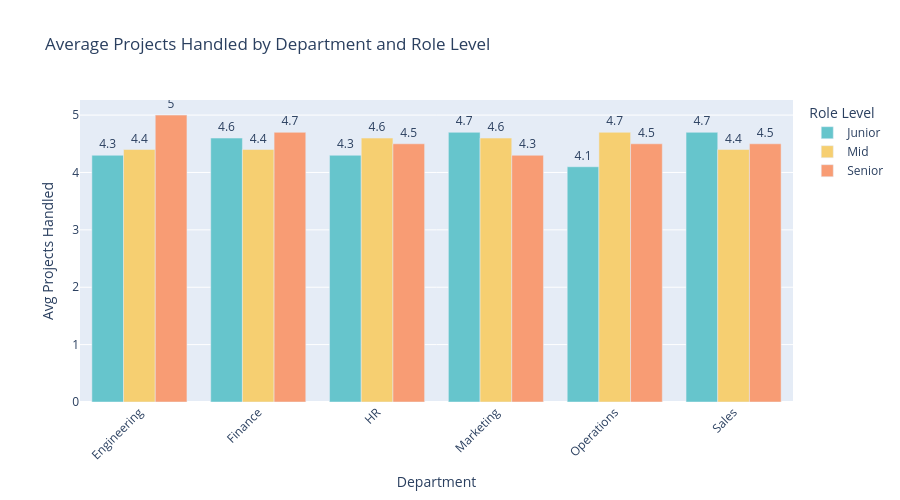

Notebook code for this chart:
### Markdown cell above
## ⏱️ Average Weekly Hours by Department and Role Level
This chart shows the **mean working hours per week** for each
role level across departments, useful for identifying overworked
groups and workload imbalance.

### Code cell
avg_projects = data.groupby(['department', 'role_level'])['projects_handled'].mean().round(1).reset_index()

fig = px.bar(
    avg_projects,
    x='department',
    y='projects_handled',
    color='role_level',
    barmode='group',
    text='projects_handled',
    title='Average Projects Handled by Department and Role Level',
    labels={
        'projects_handled': 'Avg Projects Handled',
        'department': 'Department',
        'role_level': 'Role Level'
    },
    color_discrete_sequence=px.colors.qualitative.Pastel
)

fig.update_traces(textposition='outside')
fig.update_layout(height=500, xaxis_tickangle=-45)
fig.show()

### Figure 1 — Plotly figure (JSON) as saved in the notebook; plotly's stock layout.template omitted (floating-point values rounded to 4 significant figures)
{"data": [{"alignmentgroup": "True", "hovertemplate": "Role Level=Junior<br>Department=%{x}<br>Avg Projects Handled=%{text}<extra></extra>", "legendgroup": "Junior", "marker": {"color": "rgb(102, 197, 204)", "pattern": {"shape": ""}}, "name": "Junior", "offsetgroup": "Junior", "orientation": "v", "showlegend": true, "text": [4.3, 4.6, 4.3, 4.7, 4.1, 4.7], "textposition": "outside", "type": "bar", "x": ["Engineering", "Finance", "HR", "Marketing", "Operations", "Sales"], "xaxis": "x", "y": [4.3, 4.6, 4.3, 4.7, 4.1, 4.7], "yaxis": "y"}, {"alignmentgroup": "True", "hovertemplate": "Role Level=Mid<br>Department=%{x}<br>Avg Projects Handled=%{text}<extra></extra>", "legendgroup": "Mid", "marker": {"color": "rgb(246, 207, 113)", "pattern": {"shape": ""}}, "name": "Mid", "offsetgroup": "Mid", "orientation": "v", "showlegend": true, "text": [4.4, 4.4, 4.6, 4.6, 4.7, 4.4], "textposition": "outside", "type": "bar", "x": ["Engineering", "Finance", "HR", "Marketing", "Operations", "Sales"], "xaxis": "x", "y": [4.4, 4.4, 4.6, 4.6, 4.7, 4.4], "yaxis": "y"}, {"alignmentgroup": "True", "hovertemplate": "Role Level=Senior<br>Department=%{x}<br>Avg Projects Handled=%{text}<extra></extra>", "legendgroup": "Senior", "marker": {"color": "rgb(248, 156, 116)", "pattern": {"shape": ""}}, "name": "Senior", "offsetgroup": "Senior", "orientation": "v", "showlegend": true, "text": [5.0, 4.7, 4.5, 4.3, 4.5, 4.5], "textposition": "outside", "type": "bar", "x": ["Engineering", "Finance", "HR", "Marketing", "Operations", "Sales"], "xaxis": "x", "y": [5.0, 4.7, 4.5, 4.3, 4.5, 4.5], "yaxis": "y"}], "layout": {"barmode": "group", "height": 500, "legend": {"title": {"text": "Role Level"}, "tracegroupgap": 0}, "title": {"text": "Average Projects Handled by Department and Role Level"}, "xaxis": {"anchor": "y", "domain": [0, 1], "tickangle": -45, "title": {"text": "Department"}}, "yaxis": {"anchor": "x", "domain": [0, 1], "title": {"text": "Avg Projects Handled"}}}}
